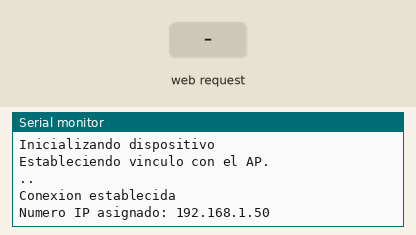
Bench run of a program on a simulated ESP32. On the bench: the last lines printed to the serial monitor. The inputs (shaded band) are chosen by the test bench. WiFi joins after 1.5 s; servers stay silent unless stated.

Above: at 3.2 s.
3.3 s: HTTP request GET /H received
At 4.1 s:
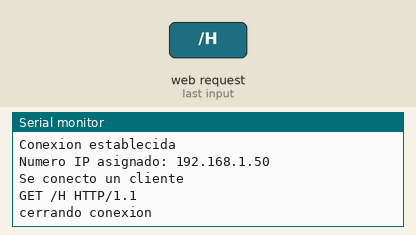
4.8 s: HTTP request GET /L received
At 5.3 s:
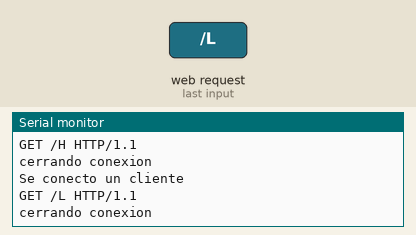

The program:

main.cpp
```cpp
#include <Arduino.h>
#include "libwifi.h"
#include <WiFi.h>

const char * ssid = "juan0208";
const char * password = "admin123";
const int puerto = 80;
WiFiServer servidor(puerto);  // Construimos un objeto de tipo servidor TCP

//@author Alvaro
/**
 * @brief Esta es la funcion de configuracion del dispositivo
 *
 */
void setup() {

  pinMode(2, OUTPUT);  //Coloco el pin 2 como salida
  Serial.begin(115200);
  Serial.println("Inicializando dispositivo");
  conectarWifi(ssid, password);
  servidor.begin();  //Inicializamos el servidor TCP
}


/**
 * @brief Esta funcion es un bucle infinito que corresponde al main()
 *
 */
void loop() {
  WiFiClient cliente = servidor.available(); //Devolvemos un cliente TCP por wifi conectado a servidor


  if(cliente){  //PASO 1: Si existe un cliente conectado?
    Serial.println("Se conecto un cliente");
    while(cliente.connected()){  //PASO 2: Mientras el cliente este conectado, reciba peticiones (requests)
       String mensaje;
       if(cliente.available()){ //PASO 3: Verifico si el cliente nos ha enviado un caracter
        char letra = cliente.read();  //PASO 4: Leemos el caracter
        Serial.print(letra);
        if(letra == '\n'){  // Si el caracter es un enter (\n\r: 0x10 y 0x13)
          //PASO 6: Devolvemos una respuesta (response) HTTP
          if(mensaje.length()==0){
              cliente.println("HTTP/1.1 200 OK");
              cliente.println("Content-type:text/html");
              cliente.println();  //Enviamos una linea vacia indica al protocolo HTTP que la cabecera finalizo
              cliente.println("Haga clic <a href=\"/H\">aqui</a> para encender el LED");
              cliente.println("Haga clic  <a href=\"/L\">aqui</a> para apagar el LED");
              cliente.println();  //Finalizamos el envio del cuerpo (body) de la pagina
              break;
            }else{
              mensaje="";
            }
        } else  if (letra != '\r'){
             mensaje+=letra;  //PASO 5: Concatenamos cada caracter que esta llegando en mensaje
        }
        if(mensaje.endsWith("GET /H")){
          digitalWrite(2, HIGH);
        }
        else if(mensaje.endsWith("GET /L")){
          digitalWrite(2, LOW);
       }

    }
  }
    Serial.println("cerrando conexion");
    cliente.stop();


  }


}
```

libwifi.cpp
```cpp
#include <Arduino.h>
#include "libwifi.h"
#include <WiFi.h>


void conectarWifi(const char * ssid, const char * password){
  WiFi.begin(ssid, password);
  Serial.println("Estableciendo vinculo con el AP.");
  while(WiFi.status() != WL_CONNECTED){
    Serial.print(".");
    delay(1000);
  }
  Serial.println("\r\nConexion establecida");
  Serial.print("Numero IP asignado: ");
  Serial.println(WiFi.localIP()); //Imprime el numero IP
}
```

libwifi.h
```cpp
void conectarWifi(const char * ssid, const char * password);
```

Measured:
- after the input at 3.3 s, the serial monitor: prints a new line at once (image 1)
- after the input at 4.8 s, the serial monitor: prints a new line at once (image 2)
